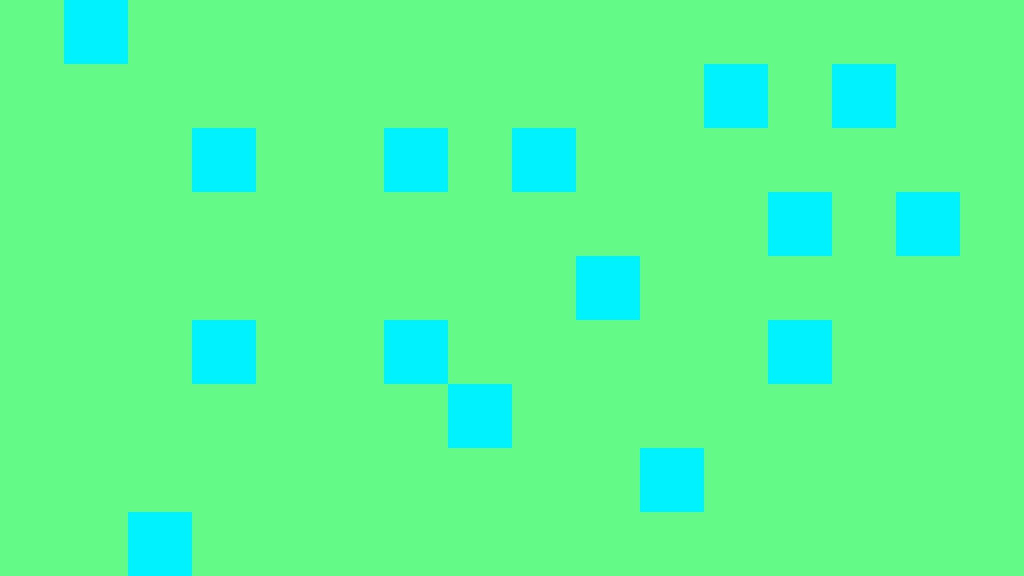

Tiled map render using the project's own tile images. Description and the whole map definition, tile-layer contents included, below:
An orthogonal 16x9 tile map with 64x64 px tiles, 1 tile layer (Tile Layer 1).

<map version="1.0" orientation="orthogonal" width="16" height="9" tilewidth="64" tileheight="64">
 <tileset firstgid="1" name="tile64" tilewidth="64" tileheight="64">
  <image source="../tile64.png" width="640" height="64" />
 </tileset>
 <layer name="Tile Layer 1" width="16" height="9">
  <data encoding="csv">
1,2,1,1,1,1,1,1,1,1,1,1,1,1,1,1,
1,1,1,1,1,1,1,1,1,1,1,2,1,2,1,1,
1,1,1,2,1,1,2,1,2,1,1,1,1,1,1,1,
1,1,1,1,1,1,1,1,1,1,1,1,2,1,2,1,
1,1,1,1,1,1,1,1,1,2,1,1,1,1,1,1,
1,1,1,2,1,1,2,1,1,1,1,1,2,1,1,1,
1,1,1,1,1,1,1,2,1,1,1,1,1,1,1,1,
1,1,1,1,1,1,1,1,1,1,2,1,1,1,1,1,
1,1,2,1,1,1,1,1,1,1,1,1,1,1,1,1
</data>
 </layer>
</map>
